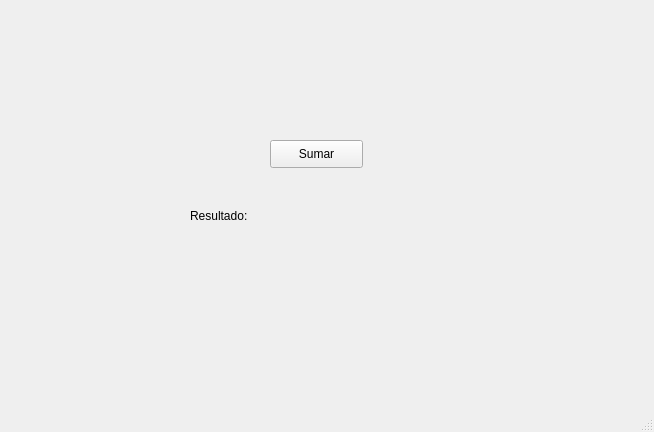
<?xml version="1.0" encoding="UTF-8"?>
<ui version="4.0">
 <class>MainWindow</class>
 <widget class="QMainWindow" name="MainWindow">
  <property name="geometry">
   <rect>
    <x>0</x>
    <y>0</y>
    <width>654</width>
    <height>432</height>
   </rect>
  </property>
  <property name="windowTitle">
   <string>MainWindow</string>
  </property>
  <widget class="QWidget" name="centralwidget">
   <widget class="QLabel" name="lbl_logoUAT">
    <property name="geometry">
     <rect>
      <x>30</x>
      <y>10</y>
      <width>181</width>
      <height>71</height>
     </rect>
    </property>
    <property name="text">
     <string/>
    </property>
    <property name="pixmap">
     <pixmap resource="../../../recursos.qrc">:/logo/Imagenes/UAT-Escudo-2024.png</pixmap>
    </property>
    <property name="scaledContents">
     <bool>true</bool>
    </property>
   </widget>
   <widget class="QLabel" name="lbl_logoFIT">
    <property name="geometry">
     <rect>
      <x>410</x>
      <y>20</y>
      <width>211</width>
      <height>61</height>
     </rect>
    </property>
    <property name="text">
     <string/>
    </property>
    <property name="pixmap">
     <pixmap resource="../../../recursos.qrc">:/logo/Imagenes/LogoFIT.png</pixmap>
    </property>
    <property name="scaledContents">
     <bool>true</bool>
    </property>
   </widget>
   <widget class="QLabel" name="lbl_logoCT">
    <property name="geometry">
     <rect>
      <x>570</x>
      <y>320</y>
      <width>71</width>
      <height>51</height>
     </rect>
    </property>
    <property name="text">
     <string/>
    </property>
    <property name="pixmap">
     <pixmap resource="../../../recursos.qrc">:/logo/Imagenes/logoCT.png</pixmap>
    </property>
    <property name="scaledContents">
     <bool>true</bool>
    </property>
   </widget>
   <widget class="QLabel" name="lbl_resultado">
    <property name="geometry">
     <rect>
      <x>190</x>
      <y>250</y>
      <width>261</width>
      <height>31</height>
     </rect>
    </property>
    <property name="styleSheet">
     <string notr="true">font: 9pt &quot;Yu Gothic UI&quot;;
</string>
    </property>
    <property name="text">
     <string/>
    </property>
    <property name="alignment">
     <set>Qt::AlignCenter</set>
    </property>
   </widget>
   <widget class="QLabel" name="label_3">
    <property name="geometry">
     <rect>
      <x>190</x>
      <y>200</y>
      <width>151</width>
      <height>31</height>
     </rect>
    </property>
    <property name="styleSheet">
     <string notr="true">font: 10pt &quot;Yu Gothic UI&quot;;
</string>
    </property>
    <property name="text">
     <string>Resultado:</string>
    </property>
   </widget>
   <widget class="QPushButton" name="btn_sumar">
    <property name="geometry">
     <rect>
      <x>270</x>
      <y>140</y>
      <width>93</width>
      <height>28</height>
     </rect>
    </property>
    <property name="text">
     <string>Sumar</string>
    </property>
   </widget>
  </widget>
  <widget class="QMenuBar" name="menubar">
   <property name="geometry">
    <rect>
     <x>0</x>
     <y>0</y>
     <width>654</width>
     <height>26</height>
    </rect>
   </property>
  </widget>
  <widget class="QStatusBar" name="statusbar"/>
 </widget>
 <resources>
  <include location="../../../recursos.qrc"/>
 </resources>
 <connections/>
</ui>
